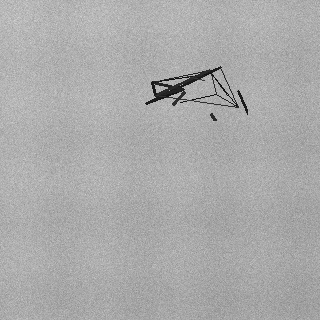
#> input picture data/datasets/neu_det/images/test/crazing_0020.jpg, 320 x 320 px
$ python -i fast_screener.py   (imports and definitions only)   (older library calls are emulated)
#> lines starting #> are read from the running program, lines starting #| are printed output that depends on the picture; after the words box and inside, x2 and y2 are one past the last pixel; in counts of white or black regions, pixels touching at a corner belong together
"""
快速筛查模块 — 两阶段检测的第一级。

功能：
1. 频域分析（FFT）检测纹理异常
2. 统计特征（局部均值/方差偏离度）
3. 边缘密度评估（Canny + Laplacian）
4. 轻量级综合评分，快速过滤正常帧

原理：
    钢铁正常表面为均匀灰色金属纹理。任何缺陷（划痕、裂纹、氧化皮等）
    都会在频域、统计量、边缘密度上产生异常信号。
    本模块综合三种信号，给出 0-1 异常分数，低于阈值的帧直接跳过 YOLO。

性能目标：单帧 < 5ms（CPU），过滤率 > 90%（正常帧直接跳过）

使用方式:
    from src.fast_screener import FastScreener
    screener = FastScreener()
    score, is_anomaly = screener.screen(frame)
    if is_anomaly:
        result = yolo.detect(frame)
"""

import time
import threading
from typing import Tuple

import cv2
import numpy as np


class FastScreener:
    """
    轻量级异常筛查器。

    使用三种互补信号综合判断：
    1. FFT 频域能量分布 — 缺陷会引入高频分量
    2. 局部标准差 — 缺陷区域方差显著偏离全局
    3. 边缘密度 — 裂纹、划痕产生密集边缘
    """

    def __init__(
        self,
        fft_threshold: float = 0.35,        # 频域异常阈值
        std_threshold: float = 0.30,         # 标准差异常阈值
        edge_threshold: float = 0.40,        # 边缘密度阈值
        combo_threshold: float = 0.45,       # 综合分数阈值
        resize_to: int = 256,                # 筛查时缩放到的尺寸（加速）
        grid_size: int = 4,                  # 统计分析的网格数 (4x4)
    ):
        self.fft_threshold = fft_threshold
        self.std_threshold = std_threshold
        self.edge_threshold = edge_threshold
        self.combo_threshold = combo_threshold
        self.resize_to = resize_to
        self.grid_size = grid_size

        # 滑动统计（用于自适应阈值）
        self._score_history: list[float] = []  # 最近 100 帧的分数
        self._max_history: int = 100
        self._adaptive_enabled: bool = True
        self._history_lock = threading.Lock()   # 保护 _score_history 线程安全

    # ==================== 主入口 ====================

    def screen(self, image: np.ndarray) -> Tuple[float, bool]:
        """
        筛查单帧图像。

        Args:
            image: BGR 图像 (H, W, 3)

        Returns:
            (anomaly_score, is_anomaly) — score 越高越可能异常
        """
        start = time.perf_counter()

        # 缩放加速
        h, w = image.shape[:2]
        if max(h, w) > self.resize_to:
            scale = self.resize_to / max(h, w)
            small = cv2.resize(image, (int(w * scale), int(h * scale)))
        else:
            small = image

        gray = cv2.cvtColor(small, cv2.COLOR_BGR2GRAY)

        # 三个信号
        fft_score = self._fft_analyze(gray)
        std_score = self._std_analyze(gray)
        edge_score = self._edge_analyze(gray)

        # 加权综合
        combo = 0.35 * fft_score + 0.30 * std_score + 0.35 * edge_score

        # 自适应阈值更新
        with self._history_lock:
            self._score_history.append(combo)
            if len(self._score_history) > self._max_history:
                self._score_history.pop(0)

        # 动态阈值（锁内计算，避免 _compute_dynamic_threshold 读取 _score_history 时竞态）
        if self._adaptive_enabled:
            with self._history_lock:
                if len(self._score_history) >= 30:
                    dynamic_thresh = self._compute_dynamic_threshold()
                else:
                    dynamic_thresh = self.combo_threshold
        else:
            dynamic_thresh = self.combo_threshold

        is_anomaly = combo > dynamic_thresh

        elapsed = (time.perf_counter() - start) * 1000
        if elapsed > 10:
            print(f"[FastScreener] 警告: 筛查耗时 {elapsed:.1f}ms (目标 <5ms)")

        return combo, is_anomaly

    def screen_batch(self, images: list[np.ndarray]) -> list[Tuple[float, bool]]:
        """批量筛查"""
        return [self.screen(img) for img in images]

    # ==================== 信号分析 ====================

    def _fft_analyze(self, gray: np.ndarray) -> float:
        """
        频域分析 — FFT 高频能量占比。

        原理：正常钢板表面纹理均匀，FFT 能量集中在低频。
              缺陷（裂纹、划痕）引入陡峭边缘 → 高频能量显著增加。
        """
        # 2D FFT
        f = np.fft.fft2(gray.astype(np.float32))
        fshift = np.fft.fftshift(f)
        magnitude = np.abs(fshift)

        h, w = magnitude.shape
        cy, cx = h // 2, w // 2

        # 计算低频/高频分界半径
        radius_low = min(cy, cx) * 0.15  # 低频区域半径

        # 创建低频掩码
        y, x = np.ogrid[:h, :w]
        dist = np.sqrt((x - cx) ** 2 + (y - cy) ** 2)
        low_mask = dist <= radius_low

        low_energy = np.sum(magnitude[low_mask])
        total_energy = np.sum(magnitude) + 1e-10

        # 高频能量占比 = 1 - 低频能量占比
        high_ratio = 1.0 - (low_energy / total_energy)

        # 归一化到 [0,1]（高频比例通常 0.3-0.7）
        return float(np.clip((high_ratio - 0.3) / 0.5, 0.0, 1.0))

    def _std_analyze(self, gray: np.ndarray) -> float:
        """
        局部标准差分析 — 检测纹理突变。

        原理：将图像分成 grid × grid 的网格，计算每格标准差。
              缺陷区域的局部标准差与全局中位数偏差显著。
        """
        h, w = gray.shape
        gh, gw = h // self.grid_size, w // self.grid_size

        stds = []
        for i in range(self.grid_size):
            for j in range(self.grid_size):
                patch = gray[i * gh:(i + 1) * gh, j * gw:(j + 1) * gw]
                stds.append(float(np.std(patch)))

        stds = np.array(stds)

        # 异常程度 = max(std) / median(std) - 1
        median_std = np.median(stds)
        if median_std < 0.1:
            return 0.0

        deviation = (np.max(stds) / median_std) - 1.0
        # 归一化：偏差 > 2.0 的视为明确异常
        return float(np.clip(deviation / 3.0, 0.0, 1.0))

    def _edge_analyze(self, gray: np.ndarray) -> float:
        """
        边缘密度分析 — 检测密集边缘信号。

        原理：正常钢板表面平滑，Canny 边缘稀疏。
              划痕、裂纹、氧化皮产生密集的边缘像素。
        """
        # Laplacian 方差（模糊度评估）
        lap = cv2.Laplacian(gray, cv2.CV_64F)
        lap_var = float(lap.var())

        # Canny 边缘
        edges = cv2.Canny(gray, 50, 150)
        edge_ratio = np.count_nonzero(edges) / edges.size

        # 综合：边缘比例高 + Laplacian 方差大的可能是缺陷
        lap_norm = np.clip(lap_var / 500.0, 0.0, 1.0)
        edge_norm = np.clip(edge_ratio / 0.08, 0.0, 1.0)

        return 0.6 * edge_norm + 0.4 * lap_norm

    # ==================== 自适应阈值 ====================

    # [29 lines left out: functions _compute_dynamic_threshold, stats, not called in this run]

    def reset(self):
        """重置历史统计"""
        self._score_history.clear()


# ==================== 筛查模式枚举 ====================

class ScreeningMode:
    """筛查模式"""
    BYPASS = "bypass"          # 跳过筛查，直接 YOLO
    STRICT = "strict"           # 严格模式：高灵敏度，不漏检（稍微多跑 YOLO）
    BALANCED = "balanced"       # 平衡模式：默认
    AGGRESSIVE = "aggressive"   # 激进模式：最大化过滤率（可能轻微增加漏检）


# [31 lines left out: function create_screener, not called in this run]


# ==================== 自检 ====================

# [34 lines not run here, left out]

>>> import cv2
>>> picture = cv2.imread('../data/datasets/neu_det/images/test/crazing_0020.jpg')
#> picture is the input picture: shape (320, 320, 3); min 9, max 214, mean 170.6
>>> result = FastScreener().screen(picture)
#> in _fft_analyze, `low_energy = np.sum(magnitude[low_mask])`: low_energy = 26180257.1
#> in _fft_analyze, `total_energy = np.sum(magnitude) + 1e-10`: total_energy = 153683558.7
#> in _fft_analyze, `high_ratio = 1.0 - (low_energy / total_energy)`: high_ratio = 0.83
#> in screen, `fft_score = self._fft_analyze(gray)`: fft_score = 1
#> after the loop in _std_analyze, `for i in range(self.grid_size):`:
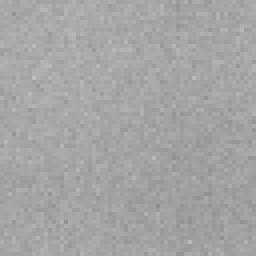
#> patch: shape (64, 64) (shown 4 times larger); min 143, max 192, mean 164.7
#> after the loop in _std_analyze, `for i in range(self.grid_size):`: stds = [6.18, 6.37, 24.75, 6.24, 6.21, 20.25, 36.16, 13.09, 6.22, 6.32, 6.13, 6.17, 6.25, 6.15, 6.17, 6.13]
#> in _std_analyze, `median_std = np.median(stds)`: median_std = 6.23
#> in _std_analyze, `deviation = (np.max(stds) / median_std) - 1.0`: deviation = 4.8
#> in screen, `std_score = self._std_analyze(gray)`: std_score = 1
#> in _edge_analyze, `lap = cv2.Laplacian(gray, cv2.CV_64F)`:
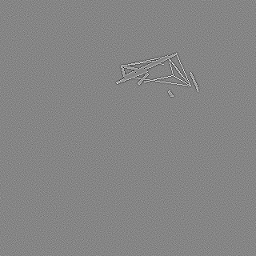
#> lap: shape (256, 256) float64; min -470, max 429, mean 0; drawn with min black and max white
#> in _edge_analyze, `lap_var = float(lap.var())`: lap_var = 892.2
#> in _edge_analyze, `edges = cv2.Canny(gray, 50, 150)`:
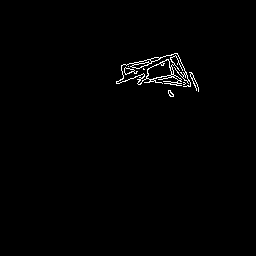
#> edges: shape (256, 256); 0.94% white in thin lines or dots, all inside (x1, y1, x2, y2) = (116, 53, 199, 97)
#> in _edge_analyze, `edge_ratio = np.count_nonzero(edges) / edges.size`: edge_ratio = 0.00945
#> in _edge_analyze, `lap_norm = np.clip(lap_var / 500.0, 0.0, 1.0)`: lap_norm = 1
#> in _edge_analyze, `edge_norm = np.clip(edge_ratio / 0.08, 0.0, 1.0)`: edge_norm = 0.118
#> in screen, `edge_score = self._edge_analyze(gray)`: edge_score = 0.471
#> in screen, `combo = 0.35 * fft_score + 0.30 * std_score + 0.35 * edge_score`: combo = 0.815
#> in screen, `is_anomaly = combo > dynamic_thresh`: is_anomaly = True
#> result = (0.815, True)

$ run again, on data/datasets/neu_det/images/test/crazing_0024.jpg
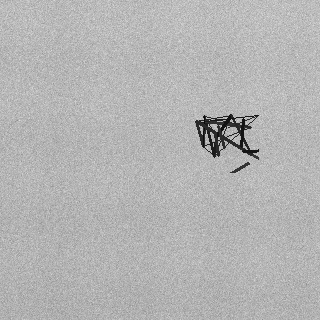
#> input picture data/datasets/neu_det/images/test/crazing_0024.jpg, 320 x 320 px
#> picture is the input picture: shape (320, 320, 3); min 5, max 225, mean 180
#> low_energy = 30569682.6
#> total_energy = 173193192.2
#> high_ratio = 0.823
#> fft_score = 1
#> after the loop in _std_analyze, `for i in range(self.grid_size):`: stds = [6.92, 6.83, 6.86, 6.76, 6.89, 6.66, 47.16, 30.16, 6.87, 6.81, 10.2, 11.19, 6.7, 6.71, 6.85, 6.81]
#> median_std = 6.86
#> deviation = 5.88
#> std_score = 1
#> in _edge_analyze, `lap = cv2.Laplacian(gray, cv2.CV_64F)`:
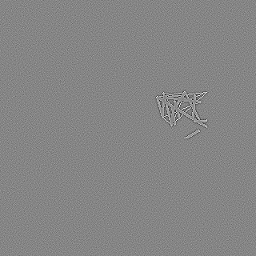
#> lap: shape (256, 256) float64; min -472, max 429, mean 0; drawn with min black and max white
#> lap_var = 1102.6
#> in _edge_analyze, `edges = cv2.Canny(gray, 50, 150)`:
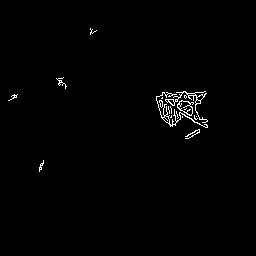
#> edges: shape (256, 256); 1% white in thin lines or dots, all inside (x1, y1, x2, y2) = (8, 28, 208, 172)
#> edge_ratio = 0.00999
#> lap_norm = 1
#> edge_norm = 0.125
#> edge_score = 0.475
#> combo = 0.816
#> is_anomaly = True
#> result = (0.816, True)

$ run again, on data/datasets/neu_det/images/test/crazing_0032.jpg
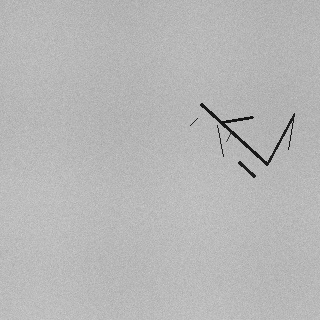
#> input picture data/datasets/neu_det/images/test/crazing_0032.jpg, 320 x 320 px
#> picture is the input picture: shape (320, 320, 3); min 15, max 211, mean 182.7
#> low_energy = 24596884.9
#> total_energy = 125673927.4
#> high_ratio = 0.804
#> fft_score = 1
#> after the loop in _std_analyze, `for i in range(self.grid_size):`: stds = [3.57, 3.54, 3.56, 3.51, 3.65, 3.59, 28.37, 29.32, 3.59, 3.54, 5.62, 18.28, 3.57, 3.59, 3.57, 3.54]
#> median_std = 3.58
#> deviation = 7.19
#> std_score = 1
#> in _edge_analyze, `lap = cv2.Laplacian(gray, cv2.CV_64F)`:
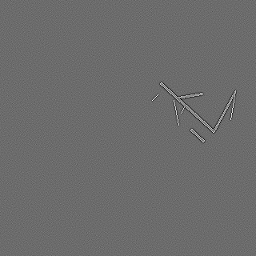
#> lap: shape (256, 256) float64; min -321, max 436, mean 0; drawn with min black and max white
#> lap_var = 528.6
#> in _edge_analyze, `edges = cv2.Canny(gray, 50, 150)`:
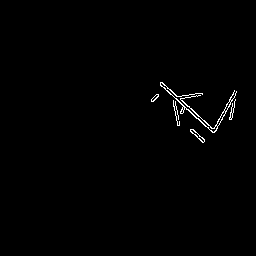
#> edges: shape (256, 256); 0.77% white in thin lines or dots, all inside (x1, y1, x2, y2) = (151, 82, 237, 143)
#> edge_ratio = 0.00766
#> lap_norm = 1
#> edge_norm = 0.0957
#> edge_score = 0.457
#> combo = 0.81
#> is_anomaly = True
#> result = (0.81, True)

$ run again, on data/datasets/neu_det/images/test/crazing_0047.jpg
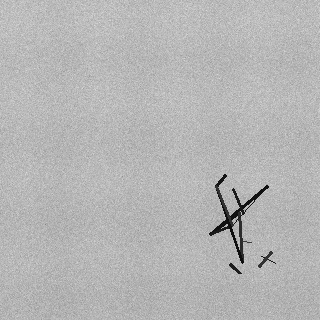
#> input picture data/datasets/neu_det/images/test/crazing_0047.jpg, 320 x 320 px
#> picture is the input picture: shape (320, 320, 3); min 8, max 223, mean 181.4
#> low_energy = 28731129.1
#> total_energy = 162568501.1
#> high_ratio = 0.823
#> fft_score = 1
#> after the loop in _std_analyze, `for i in range(self.grid_size):`: stds = [6.29, 6.39, 6.27, 6.39, 6.2, 6.44, 6.22, 6.33, 6.23, 6.34, 40.2, 26.5, 6.37, 6.24, 17.89, 20.87]
#> median_std = 6.35
#> deviation = 5.33
#> std_score = 1
#> in _edge_analyze, `lap = cv2.Laplacian(gray, cv2.CV_64F)`:
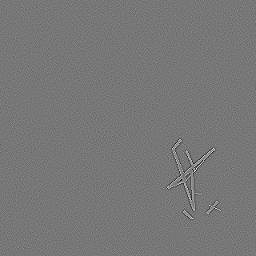
#> lap: shape (256, 256) float64; min -388, max 440, mean 0; drawn with min black and max white
#> lap_var = 924.8
#> in _edge_analyze, `edges = cv2.Canny(gray, 50, 150)`:
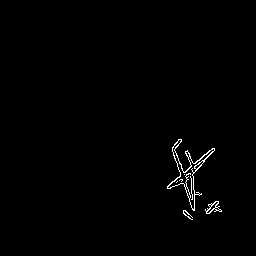
#> edges: shape (256, 256); 0.8% white in thin lines or dots, all inside (x1, y1, x2, y2) = (167, 139, 222, 220)
#> edge_ratio = 0.00797
#> lap_norm = 1
#> edge_norm = 0.0996
#> edge_score = 0.46
#> combo = 0.811
#> is_anomaly = True
#> result = (0.811, True)
